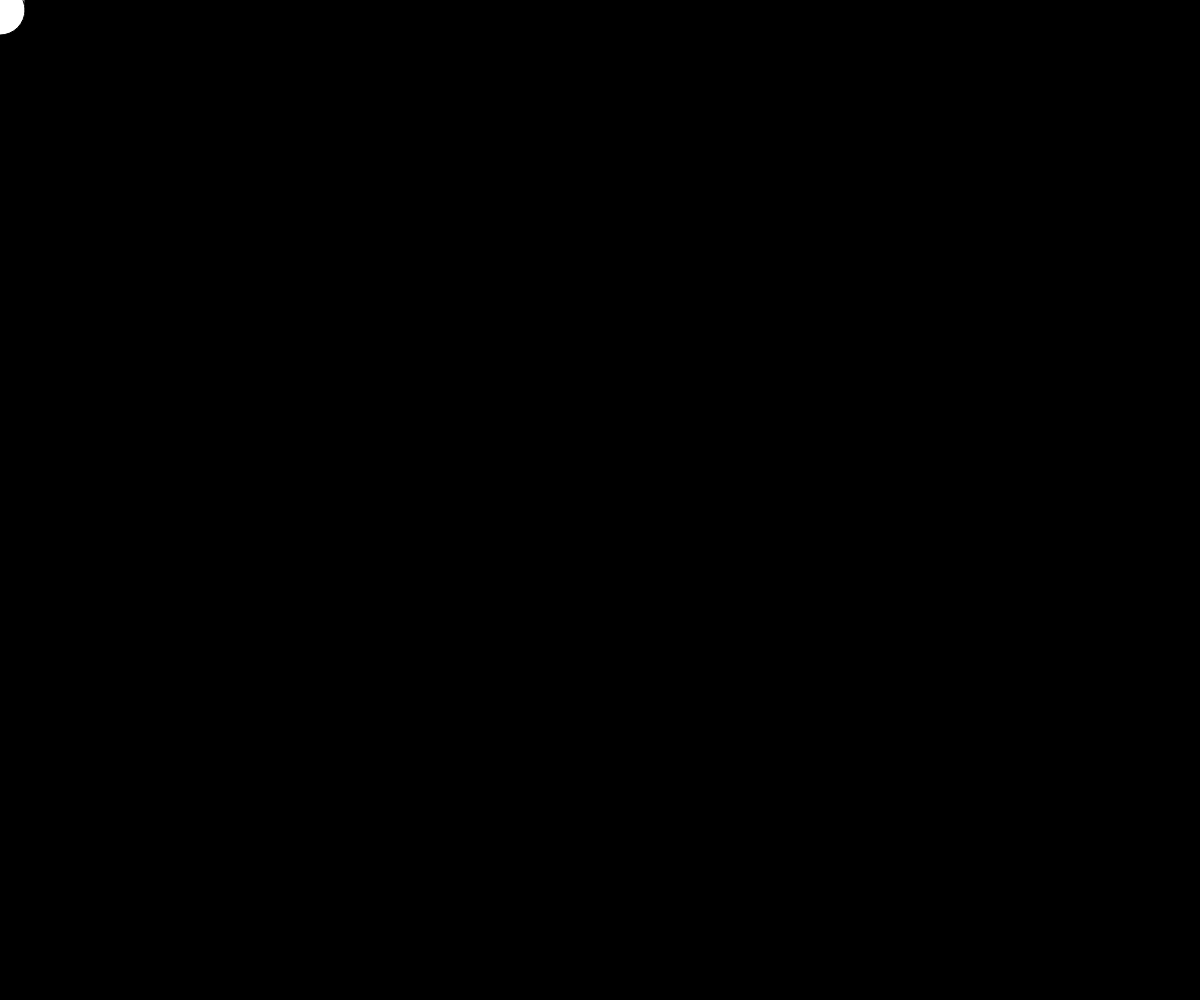
Frame 1 (no input)
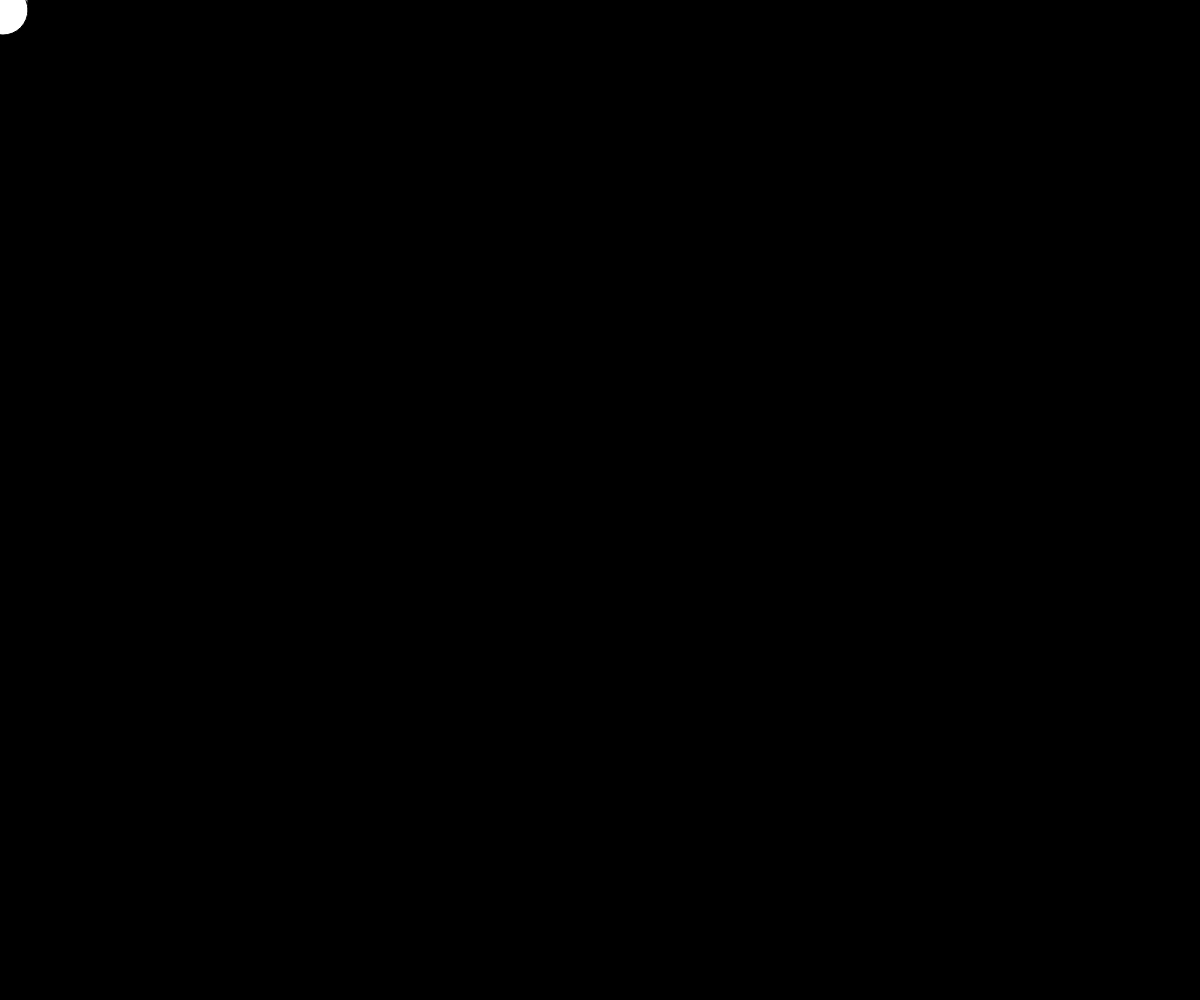
Frame 60 (no input)
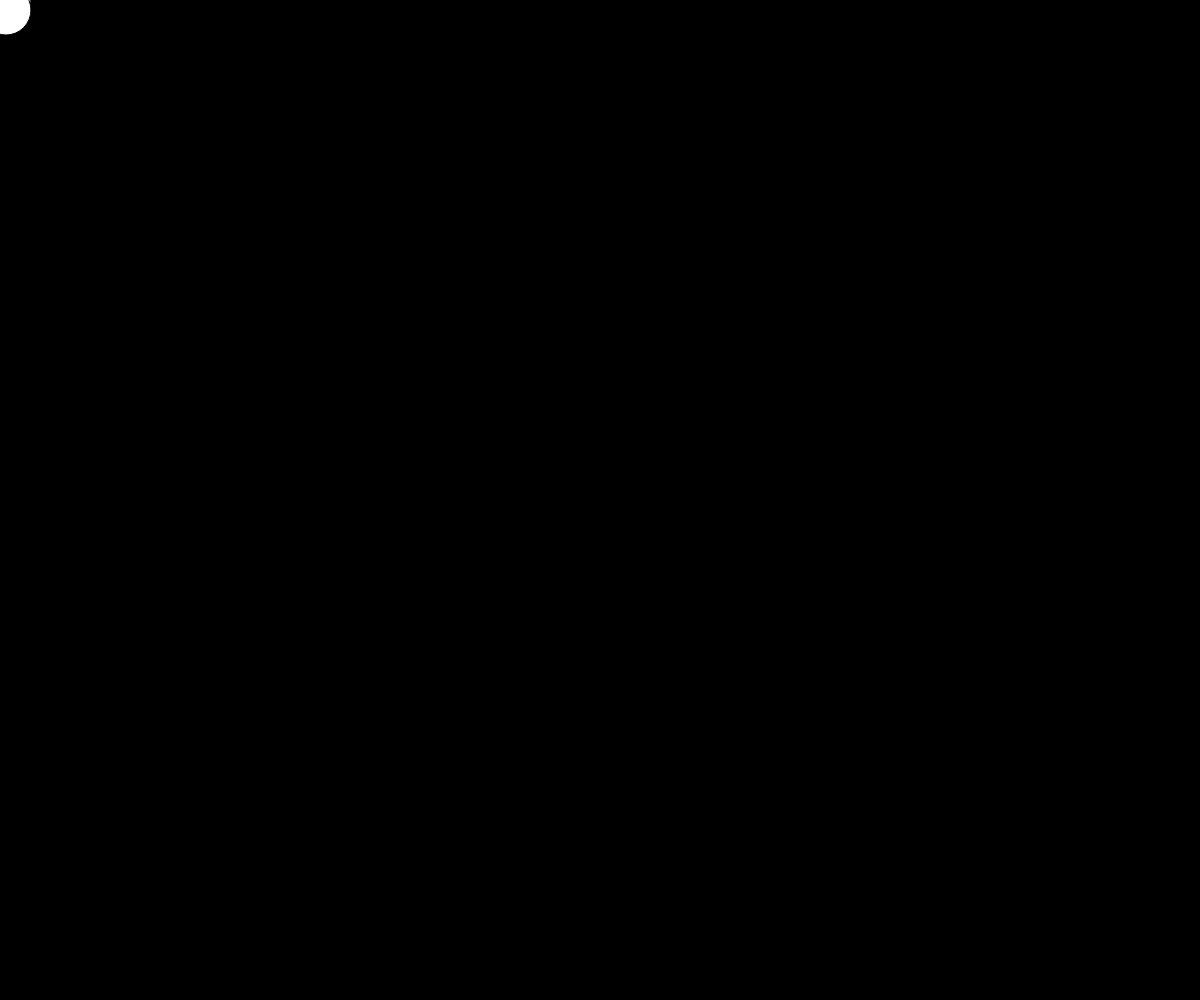
Frame 120 (the mouse pressed at the canvas centre since frame 60)

The p5.js sketch that drew these frames (run headless with seeded random() and noise() and a simulated clock; from frame 60 on, the mouse is pressed at the canvas centre):

// p5.js sketch
// ── sketch.js
function setup() {
  createCanvas(window.innerWidth, window.innerHeight);
}

let balls = []
let scl=5

let down = false

function draw() {
  background(0);
 
  fill(255)
  // if(Math.random()<0.01){
  //   console.log(collBall2D(balls[0],balls[1]).ans)
  // }
  let c = collBall2D(balls[0],balls[1])
  if(c.ans < 1){
    fill(0,100,0)
  }
  let DDT = 1
  let breaker = 0
  let COL = collideDT(balls,DDT*0.01)
  while(COL.result == "collide"&&breaker < 10000 && DDT > 0){
    breaker++
    advance(COL.info.ans)
    momentumTransfer2D(COL.info.b1,COL.info.b2)
    DDT -= COL.info.ans
    COL = collideDT(balls,DDT*0.01)
    if(breaker == 99){
      console.log(dist(COL.info.b1.vx,COL.info.b1.vy,0,0))
    }
  } 
  if(breaker > 10){
  console.log(breaker)
  }
  advance(DDT)
  balls.forEach((e,i)=>{
    circle(e.x*scl,e.y*scl,e.r*scl*2)
  })
  if(keyIsDown(32)){
    if(down == false){
      balls.push(new ball(mouseX/scl,mouseY/scl,5,0,0,true))
      down = true
    }
  } else {down =false}
}

function advance(dt){
   balls.forEach((e,i)=>{
    e.update1(0.01*dt)
  })
}



function collideDT(objs, DT){
  let collideTime = Infinity;
  let collideInfo = "none";
  for(let i = 0; i < objs.length; i++){
    for(let j = i; j < objs.length; j++){
      //quick check of collision
      //find collision time
            let col = collBall2D(objs[i],objs[j])
            if(col.ans < 1 && col.ans < collideTime){
              //if collide time is smaller, make it the new collision info & time
              collideTime = col.ans
              collideInfo = col
            }
    }
  }
  if(collideTime > DT){//might check for equality error here later
    return({"result":"advance","time":DT})
  } else {
    return({"result":"collide","info":collideInfo})
  }
}

class ball{
  constructor(x,y,r=1,vx=0,vy=0,mouseControl=false,mass = 1){
    this.x = x
    this.y = y
    this.r = r
    this.vy = vy
    this.vx = vx
        this.m = mass
      this.mouseControl = mouseControl
  }
  
    update1(dt=1){
      this.x += this.vx*dt
      this.y += this.vy*dt
      // if(this.mouseControl && keyIsDown(32)){
      if(this.mouseControl && mouseIsPressed){
      this.vx -= (this.x-mouseX/scl)*0.5
      this.vy -= (this.y-mouseY/scl)*0.5
      }
    }
}

let bl1 = new ball(10,1000000,100,6,-350000)  
let bl2 = new ball(10,110,50,27,35)

balls.push(new ball(0,0,5,1))
balls.push(new ball(0,2,5,1,0))

function collBall2D(b1,b2){

  let b = (b2.vx-b1.vx)
  let c = b2.x
  let d = b1.x
  let e = (b2.vy-b1.vy)
  let f = b2.y
  let g = b1.y

  let answers = [NaN,NaN]
  // let answers = [b,c,d,e,f,g]

  // t1 = (-2*b*c+2*b*d-2*e*f+2*e*g+-2*Math.sqrt(-b*b*f*f+2*e*b*c*f+2*b*b*f*g-e*e*c*c-e*e*d*d+2*e*e*c*d-b*b*g*g-2*e*b*c*g+2*e*b*d*g)) / 2(b*b+e*e)

  try{answers[0] = (-2*b*c+2*b*d-2*e*f+2*e*g+Math.sqrt(Math.pow(2*b*c-2*b*d+2*e*f-2*e*g,2)-4*(b*b+e*e)*(c*c-2*c*d+d*d-2*f*g+f*f+g*g-Math.pow(b1.r+b2.r,2)))) / (2*(b*b+e*e))}catch{}
  try{answers[1] = (-2*b*c+2*b*d-2*e*f+2*e*g-Math.sqrt(Math.pow(2*b*c-2*b*d+2*e*f-2*e*g,2)-4*(b*b+e*e)*(c*c-2*c*d+d*d-2*f*g+f*f+g*g-Math.pow(b1.r+b2.r,2)))) / (2*(b*b+e*e))}catch{}

    let ans = answers[0]>answers[1]?answers[1]:answers[0]
    if(isNaN(answers[0])){
      if(isNaN(answers[1])){
        ans = Infinity
      } else {
        ans = answers[1]
      }
    } else {
      if(isNaN(answers[1])){
        ans = answers[0]
      }
    }
  if(ans <= 0){ans = Infinity}
  

  
  return({"ans":ans,"answers":answers,"b1":b1,"b2":b2})

}

function momentumTransfer2D(b1,b2){
  let vb12x = b2.x-b1.x
  let vb12y = b2.y-b1.y //differential vector
  
  let normVB12 = normalize(vb12x,vb12y)
  
  let dotHx1 = dot(normVB12[0],normVB12[1],b1.vx,b1.vy)
  let dotHx2 = dot(normVB12[0],normVB12[1],b2.vx,b2.vy)
  
  let Vaverage = ( dotHx1 + dotHx2 )/ 2
  let MT1 = (dotHx1-Vaverage*0) * b1.m
  
  b2.vx += normVB12[0] * MT1 / b2.m
  // console.log(MT1,dotHx1,normVB12,vb12x,vb12y)
  b2.vy += normVB12[1] * MT1 / b2.m
  
  b1.vx -= normVB12[0] * MT1 / b1.m
  b1.vy -= normVB12[1] * MT1 / b1.m
}




function dot(x,y,x2,y2){
  return(x*x2+y2*y)
}

function normalize(x,y){
  let d = Math.sqrt(x*x+y*y)
  return([x/d,y/d])
}


function distance(x1,y1,x2,y2) {
  let a = x2-x1
  let b = y2-y1
  return(Math.sqrt(a*a+b*b))
}







  
